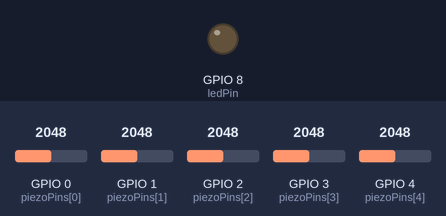
Recording of a sketch running on a simulated ESP32-C3. Shown: output pins drawn as LEDs (lit = HIGH). The test bench sets the inputs (shaded band); at power-on: GPIO 0 (piezoPins[0]) = 2048, GPIO 1 (piezoPins[1]) = 2048, GPIO 2 (piezoPins[2]) = 2048, GPIO 3 (piezoPins[3]) = 2048, GPIO 4 (piezoPins[4]) = 2048 (analog values on the 0–4095 scale). Nothing arrives over Bluetooth unless stated; a phone connects over Bluetooth LE 3 s after start; what the sketch prints to the serial monitor is not drawn.

Above: at 0.2 s.
Timing chart, 0 to 1.7 s (numbered marks = the images above):
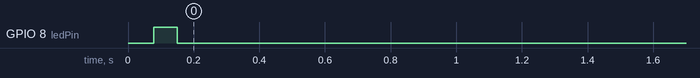

Measured:
- by itself, GPIO 8 (ledPin): LOW → HIGH at 0.08 s, → LOW 0.07 s later

The sketch:

drumkit.ino
```cpp
#include <BLEDevice.h>
#include <BLEUtils.h>
#include <BLEServer.h>
#include <BLE2902.h>
#include <Arduino.h>
#include <math.h>

// =====================================================
// BLE MIDI UUID
// =====================================================

#define SERVICE_UUID        "03b80e5a-ede8-4b33-a751-6ce34ec4c700"
#define CHARACTERISTIC_UUID "7772e5db-3868-4112-a1a9-f2669d106bf3"

BLECharacteristic *pCharacteristic;
bool deviceConnected = false;


// =====================================================
// PAD SAYISI
// =====================================================

#define NUM_PADS 5


// =====================================================
// PAD PINLERI
// =====================================================

const int piezoPins[NUM_PADS] = {
  0,  // GPIO0 - Kick
  1,  // GPIO1 - Snare
  2,  // GPIO2 - Tom (TERS OKUMA)
  3,  // GPIO3 - Hi-Hat
  4   // GPIO4 - Cymbal
};


// =====================================================
// TRIGGER YONU
//
// true  = normal: vurunca ADC degeri yukselir
// false = ters:   vurunca ADC degeri duser
// =====================================================

const bool triggerPositive[NUM_PADS] = {
  true,   // GPIO0
  true,   // GPIO1
  false,  // GPIO2 -> Bos durumda 4095, vurunca asagi duser
  true,   // GPIO3
  true    // GPIO4
};


// =====================================================
// MIDI NOTALARI
// =====================================================

const uint8_t midiNotes[NUM_PADS] = {
  36, // GPIO0 - Kick
  38, // GPIO1 - Snare
  42, // GPIO2 - Closed Hi-Hat
  48, // GPIO3 - Tom
  49  // GPIO4 - Crash Cymbal
};


// =====================================================
// PAD ISIMLERI
// =====================================================

const char* padNames[NUM_PADS] = {
  "KICK",
  "SNARE",
  "HI-HAT",
  "TOM",
  "CYMBAL"
};


// =====================================================
// DRUM TRIGGER AYARLARI
// =====================================================

const int thresholds[NUM_PADS] = {
  200, // GPIO0
  200, // GPIO1
  60, // GPIO2
  200, // GPIO3
  200  // GPIO4
};

const int resetThreshold = 50;

const unsigned long peakWindow = 8;
const unsigned long maskTime = 70;
const unsigned long noteDuration = 20;


// =====================================================
// LED
// =====================================================

const int ledPin = 8;
const unsigned long ledDuration = 50;

bool ledActive = false;
unsigned long ledStartTime = 0;


// =====================================================
// TRIGGER STATE
// =====================================================

enum TriggerState {
  READY,
  CAPTURING_PEAK,
  WAIT_FOR_RESET
};

TriggerState triggerStates[NUM_PADS];

int peakValues[NUM_PADS];

unsigned long triggerStartTimes[NUM_PADS];

unsigned long lastTriggerTimes[NUM_PADS];

bool notesOn[NUM_PADS];

unsigned long noteOnTimes[NUM_PADS];


// =====================================================
// BLE CALLBACK
// =====================================================

class MyServerCallbacks : public BLEServerCallbacks {

  void onConnect(BLEServer* pServer) {
    deviceConnected = true;
    Serial.println("Bluetooth cihazi baglandi!");
  }

  void onDisconnect(BLEServer* pServer) {
    deviceConnected = false;

    Serial.println("Bluetooth baglantisi koptu.");

    delay(100);

    BLEDevice::startAdvertising();
  }
};


// =====================================================
// LED FLASH
// =====================================================

void flashLED() {
  digitalWrite(ledPin, HIGH);

  ledActive = true;

  ledStartTime = millis();
}


// =====================================================
// MIDI NOTE ON
// =====================================================

void sendMidiNoteOn(int pad, uint8_t velocity) {

  // BLE bagli degilse trigger ve LED yine calisir
  if (!deviceConnected) {
    return;
  }

  uint8_t midiPacket[] = {
    0x80,
    0x80,
    0x99, // MIDI Channel 10 - Drum
    midiNotes[pad],
    velocity
  };

  pCharacteristic->setValue(
    midiPacket,
    sizeof(midiPacket)
  );

  pCharacteristic->notify();

  notesOn[pad] = true;
  noteOnTimes[pad] = millis();
}


// =====================================================
// MIDI NOTE OFF
// =====================================================

void sendMidiNoteOff(int pad) {

  if (!deviceConnected) {
    notesOn[pad] = false;
    return;
  }

  uint8_t midiPacket[] = {
    0x80,
    0x80,
    0x89,
    midiNotes[pad],
    0
  };

  pCharacteristic->setValue(
    midiPacket,
    sizeof(midiPacket)
  );

  pCharacteristic->notify();

  notesOn[pad] = false;
}


// =====================================================
// VELOCITY HESAPLAMA
// =====================================================

uint8_t calculateVelocity(
  int peak,
  int threshold
) {

  const int maxPeak = 3500;

  peak = constrain(
    peak,
    threshold,
    maxPeak
  );

  float normalized =
    (float)(peak - threshold) /
    (float)(maxPeak - threshold);

  normalized = constrain(
    normalized,
    0.0,
    1.0
  );

  // Daha hassas dusuk ve orta vuruslar
  normalized = sqrt(normalized);

  int velocity =
    1 + (normalized * 126);

  velocity = constrain(
    velocity,
    1,
    127
  );

  return velocity;
}


// =====================================================
// SETUP
// =====================================================

void setup() {

  Serial.begin(115200);


  // LED

  pinMode(ledPin, OUTPUT);

  digitalWrite(ledPin, LOW);


  // ADC

  analogReadResolution(12);


  // PAD STATE INITIALIZATION

  for (int i = 0; i < NUM_PADS; i++) {

    triggerStates[i] = READY;

    peakValues[i] = 0;

    triggerStartTimes[i] = 0;

    lastTriggerTimes[i] = 0;

    notesOn[i] = false;

    noteOnTimes[i] = 0;
  }


  // BLE MIDI

  BLEDevice::init("ESP32-C3-Drum");

  BLEServer *pServer =
    BLEDevice::createServer();

  pServer->setCallbacks(
    new MyServerCallbacks()
  );

  BLEService *pService =
    pServer->createService(
      SERVICE_UUID
    );

  pCharacteristic =
    pService->createCharacteristic(

      CHARACTERISTIC_UUID,

      BLECharacteristic::PROPERTY_READ |
      BLECharacteristic::PROPERTY_NOTIFY |
      BLECharacteristic::PROPERTY_WRITE_NR

    );

  pCharacteristic->addDescriptor(
    new BLE2902()
  );

  pService->start();

  BLEAdvertising *pAdvertising =
    BLEDevice::getAdvertising();

  pAdvertising->addServiceUUID(
    SERVICE_UUID
  );

  pAdvertising->setScanResponse(true);

  pAdvertising->start();


  Serial.println();
  Serial.println("================================");
  Serial.println("ESP32-C3 5 PAD DRUM HAZIR");
  Serial.println("GPIO2 TERS TRIGGER MODUNDA");
  Serial.println("================================");
}


// =====================================================
// LOOP
// =====================================================

void loop() {

  unsigned long now = millis();


  // ===================================================
  // LED TIMER
  // ===================================================

  if (
    ledActive &&
    now - ledStartTime >= ledDuration
  ) {

    digitalWrite(ledPin, LOW);

    ledActive = false;
  }


  // ===================================================
  // HER PAD'I KONTROL ET
  // ===================================================

  for (int i = 0; i < NUM_PADS; i++) {


    // ADC OKU

    int sensorValue =
      analogRead(
        piezoPins[i]
      );


    // =================================================
    // TRIGGER DEGERINI NORMALIZE ET
    //
    // Normal pinler:
    //   Bos -> dusuk
    //   Vurus -> yuksek
    //
    // GPIO2:
    //   Bos -> 4095
    //   Vurus -> asagi duser
    // =================================================

    int triggerValue;

    if (triggerPositive[i]) {

      triggerValue = sensorValue;

    } else {

      // GPIO2 icin ters trigger
      triggerValue = 4095 - sensorValue;
    }


    // =================================================
    // READY
    // =================================================

    if (triggerStates[i] == READY) {

      if (
        triggerValue > thresholds[i] &&
        now - lastTriggerTimes[i] >= maskTime
      ) {

        peakValues[i] = triggerValue;

        triggerStartTimes[i] = now;

        triggerStates[i] = CAPTURING_PEAK;
      }
    }


    // =================================================
    // CAPTURING PEAK
    // =================================================

    else if (
      triggerStates[i] == CAPTURING_PEAK
    ) {

      // Peak degerini bul

      if (
        triggerValue > peakValues[i]
      ) {

        peakValues[i] = triggerValue;
      }


      // Peak window tamamlandi

      if (
        now - triggerStartTimes[i] >= peakWindow
      ) {

        uint8_t velocity =
          calculateVelocity(
            peakValues[i],
            thresholds[i]
          );


        // DEBUG

        Serial.print(padNames[i]);

        Serial.print(" | ADC: ");

        Serial.print(sensorValue);

        Serial.print(" | Trigger: ");

        Serial.print(triggerValue);

        Serial.print(" | Peak: ");

        Serial.print(peakValues[i]);

        Serial.print(" | Velocity: ");

        Serial.println(velocity);


        // LED her zaman calisir

        flashLED();


        // MIDI

        sendMidiNoteOn(
          i,
          velocity
        );


        lastTriggerTimes[i] = now;

        triggerStates[i] = WAIT_FOR_RESET;
      }
    }


    // =================================================
    // WAIT FOR RESET
    // =================================================

    else if (
      triggerStates[i] == WAIT_FOR_RESET
    ) {

      if (
        triggerValue < resetThreshold &&
        now - lastTriggerTimes[i] >= maskTime
      ) {

        triggerStates[i] = READY;
      }
    }


    // =================================================
    // MIDI NOTE OFF
    // =================================================

    if (
      notesOn[i] &&
      now - noteOnTimes[i] >= noteDuration
    ) {

      sendMidiNoteOff(i);
    }
  }
}
```
